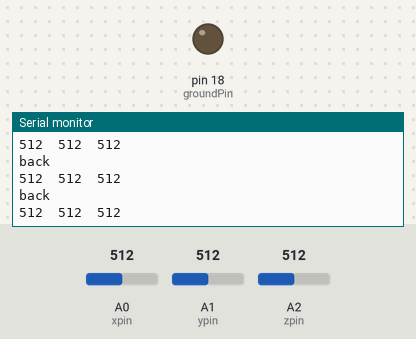
The sketch below on a simulated Arduino Uno, built with avr-gcc and run on an emulated ATmega328P. Parts: output pins drawn as LEDs (lit = HIGH), the last lines printed to the serial monitor. The test bench sets the inputs (shaded band); at power-on: A0 (xpin) = 512, A1 (ypin) = 512, A2 (zpin) = 512. Pins used as bus, display or sensor lines are not drawn.

Above: at 1.2 s.
1.3 s: A0 (xpin) set to 425
At 2.2 s:
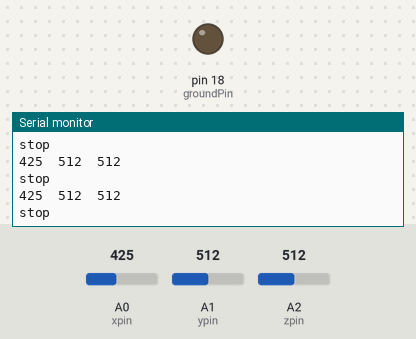
2.8 s: A1 (ypin) set to 340
At 3.3 s:
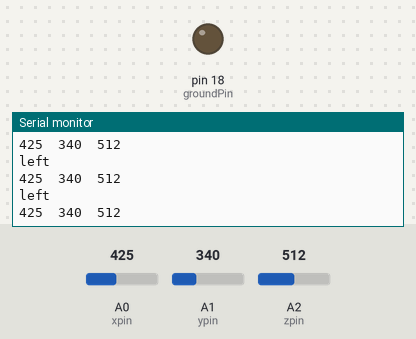
4.3 s: A0 (xpin) set to 306
At 4.8 s:
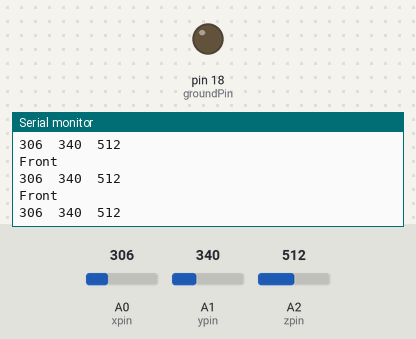
Timing chart, 0 to 6.3 s (numbered marks = the images above; inputs shaded):
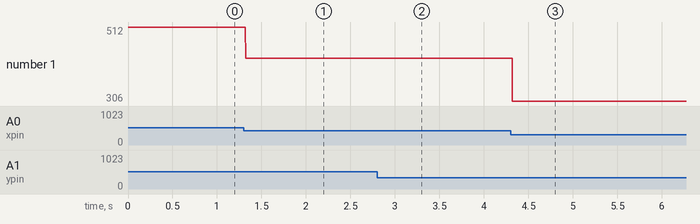

Measured:
- after the input at 1.3 s, the serial monitor: prints a new line at once (image 1)
- after the input at 2.8 s, the serial monitor: prints a new line at once (image 2)
- after the input at 4.3 s, the serial monitor: prints a new line at once (image 3)
- plotted number 1: 512 → 425 after the input at 1.3 s, 425 → 306 after the input at 4.3 s

The sketch:

BT_MOSSAIC_TX_SENSITIVE.ino
```cpp
int x, y, z, n;
const int groundPin = 18;
const int powerPin = 19;
const int xpin = A0;
const int ypin = A1;
const int zpin = A2;
#include <SoftwareSerial.h>
SoftwareSerial BT(10,11);

void setup()
{
  Serial.begin(38400);    // Debugging only
  BT.begin(38400);
  Serial.println("setup");
  // Initialise the IO and ISR
  //vw_setup(2000);  // Bits per sec
  //vw_set_tx_pin(3); //Transmitter Data Pin to Digital Pin 3
  pinMode(groundPin,OUTPUT);
  pinMode(powerPin,OUTPUT);
  digitalWrite(groundPin,LOW);
  digitalWrite(powerPin,HIGH);

}//close setup

void loop()
{
  //scan adxl335 for values
  x = analogRead(xpin);
  y = analogRead(ypin);
  z = analogRead(zpin);
  // print the sensor values:
  Serial.print(analogRead(xpin));
  // print a tab between values:
  Serial.print("\t");
  Serial.print(analogRead(ypin));
  // print a tab between values:
  Serial.print("\t");
  Serial.print(analogRead(zpin));
  Serial.println();
  // delay before next reading:

  if(x < 340 && x > 80 && x != 0)
  {
    n = 1;//read ahead
  }
  else if(x < 370 && x > 80 && x != 0)
  {
    n = 6;
  }
  else if(x > 435 && x > 80 && x != 0)
  {
    n = 2;//read ahead
  }
  else if(y < 350 && y > 80 && y != 0)
  {
    n = 3;//read ahead
  }
  else if(z < 410 && z > 80 && z != 0)
  {
    n = 4;//read ahead
  }
  else
  {
    n = 5;//read ahead
  }
  //delay(1000);

  //switch(n)

  if(n == 1)
    {BT.write('1');
    Serial.println("Front");}
  else if(n == 2)
    {BT.write('2');
    Serial.println("back");}
  else if(n == 3)
    {BT.write('3');
    Serial.println("left");}
  else if(n == 4)
    {BT.write('4');
    Serial.println("right");}
  else if( n== 5){
    BT.write("5");
    Serial.println("stop");}


}//close loop

// End Of Code
```
